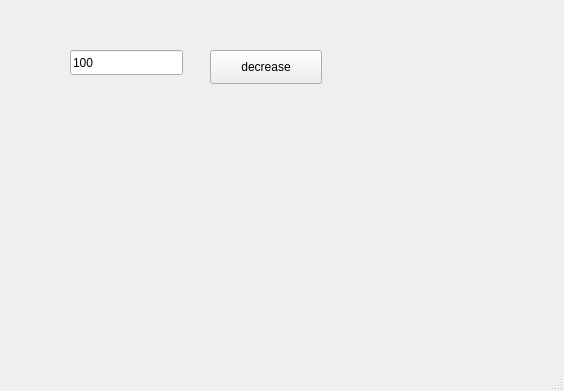
<?xml version="1.0" encoding="UTF-8"?>
<ui version="4.0">
 <class>MainWindow</class>
 <widget class="QMainWindow" name="MainWindow">
  <property name="geometry">
   <rect>
    <x>0</x>
    <y>0</y>
    <width>564</width>
    <height>391</height>
   </rect>
  </property>
  <property name="windowTitle">
   <string>MainWindow</string>
  </property>
  <widget class="QWidget" name="centralwidget">
   <widget class="QPushButton" name="pb">
    <property name="geometry">
     <rect>
      <x>210</x>
      <y>50</y>
      <width>112</width>
      <height>34</height>
     </rect>
    </property>
    <property name="text">
     <string>decrease</string>
    </property>
   </widget>
   <widget class="QLineEdit" name="le">
    <property name="geometry">
     <rect>
      <x>70</x>
      <y>50</y>
      <width>113</width>
      <height>25</height>
     </rect>
    </property>
    <property name="text">
     <string>100</string>
    </property>
   </widget>
  </widget>
  <widget class="QMenuBar" name="menubar">
   <property name="geometry">
    <rect>
     <x>0</x>
     <y>0</y>
     <width>564</width>
     <height>21</height>
    </rect>
   </property>
  </widget>
  <widget class="QStatusBar" name="statusbar"/>
 </widget>
 <resources/>
 <connections/>
</ui>
